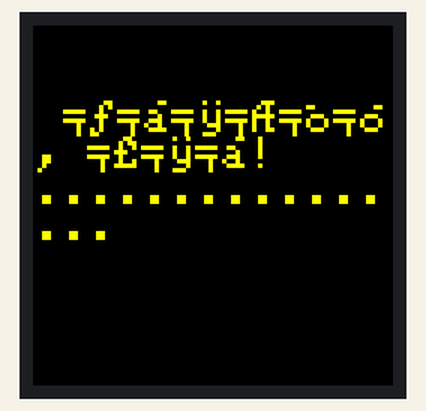
Recording of a sketch running on a simulated ESP8266 (NodeMCU). On the bench: 240×240 colour display. What the sketch prints to the serial monitor is not drawn.

Above: at 0.1 s.

The sketch:

tft-test_2.ino
```cpp
// ST_7789_240x240TFT_ESP8266_most simple
// Floris Wouterlood 21 December 2019
// public domain
// sketch for NodeMCU ESP8266
// displays HELLO WORLD on a 1.3 inch 3.3V TFT_display with ST7789 controller
// 240 x 240 pixels in this confguration

#include <Arduino_ST7789.h> // hardware-specific library for ST7789
#include <SPI.h>


#define TFT_DC D1 // pin of your choice
#define TFT_RST D0 // pin of your choice
#define TFT_MOSI D7 // fixed pin
#define TFT_SCLK D5 // fixed pin

Arduino_ST7789 tft = Arduino_ST7789(TFT_DC, TFT_RST);


void setup(void) {
    Serial.begin(9600);
    Serial.println(); // cut the gibberish first line Serial Monitor
    Serial.println();
    Serial.print("Привет, мир!"); // test Serial Monitor

    tft.init (240, 240); // initialize a ST7789 chip, 240×240 pixels
    tft.fillScreen (BLACK);
    tft.setCursor (20, 50);
    tft.setTextColor (YELLOW);
    tft.setTextSize (3);
    tft.println("ПРИВЕТ, МИР!"); // initialization message on the TFT display
    tft.println ("................");
}


void loop () {

}
```
